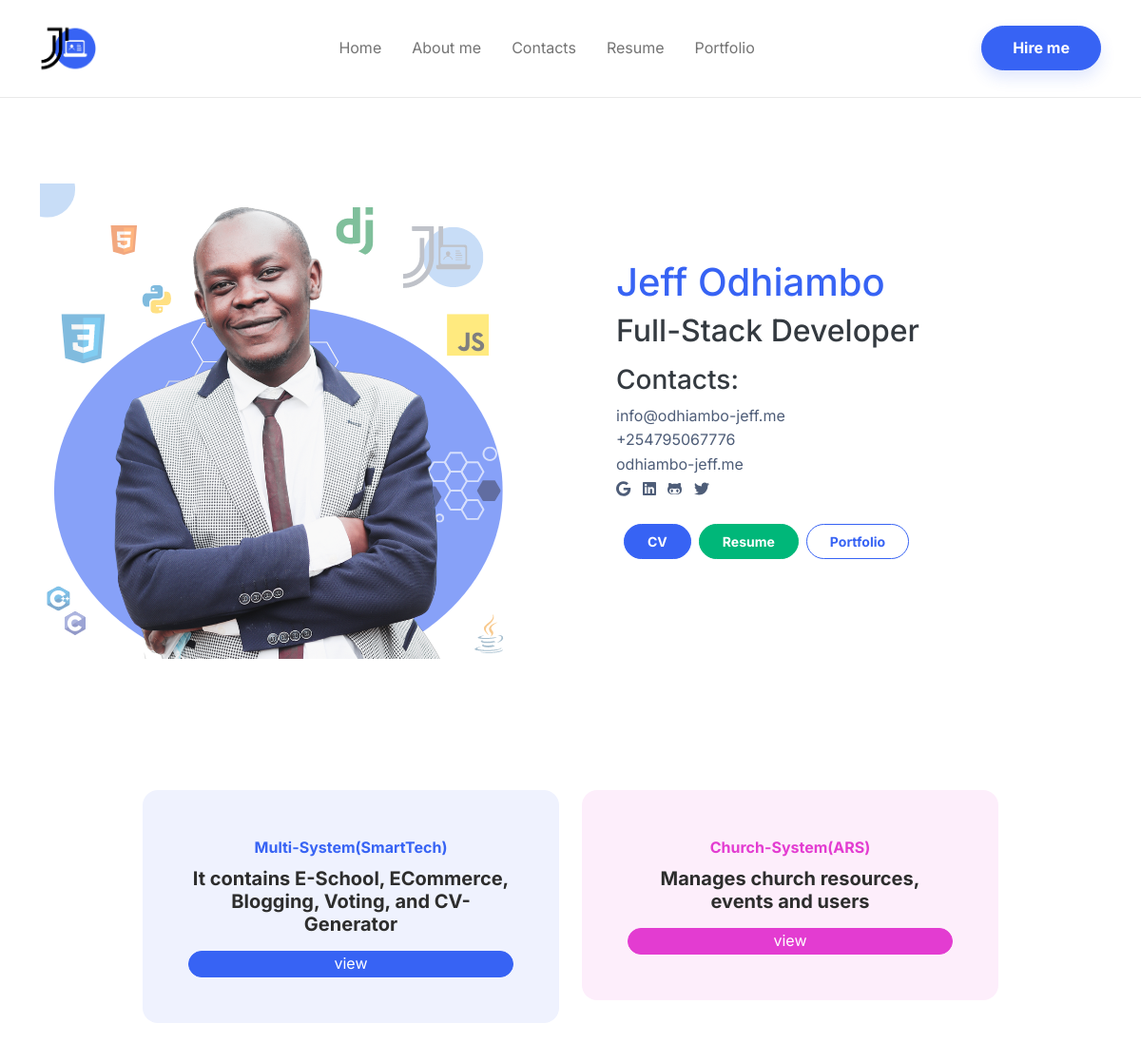
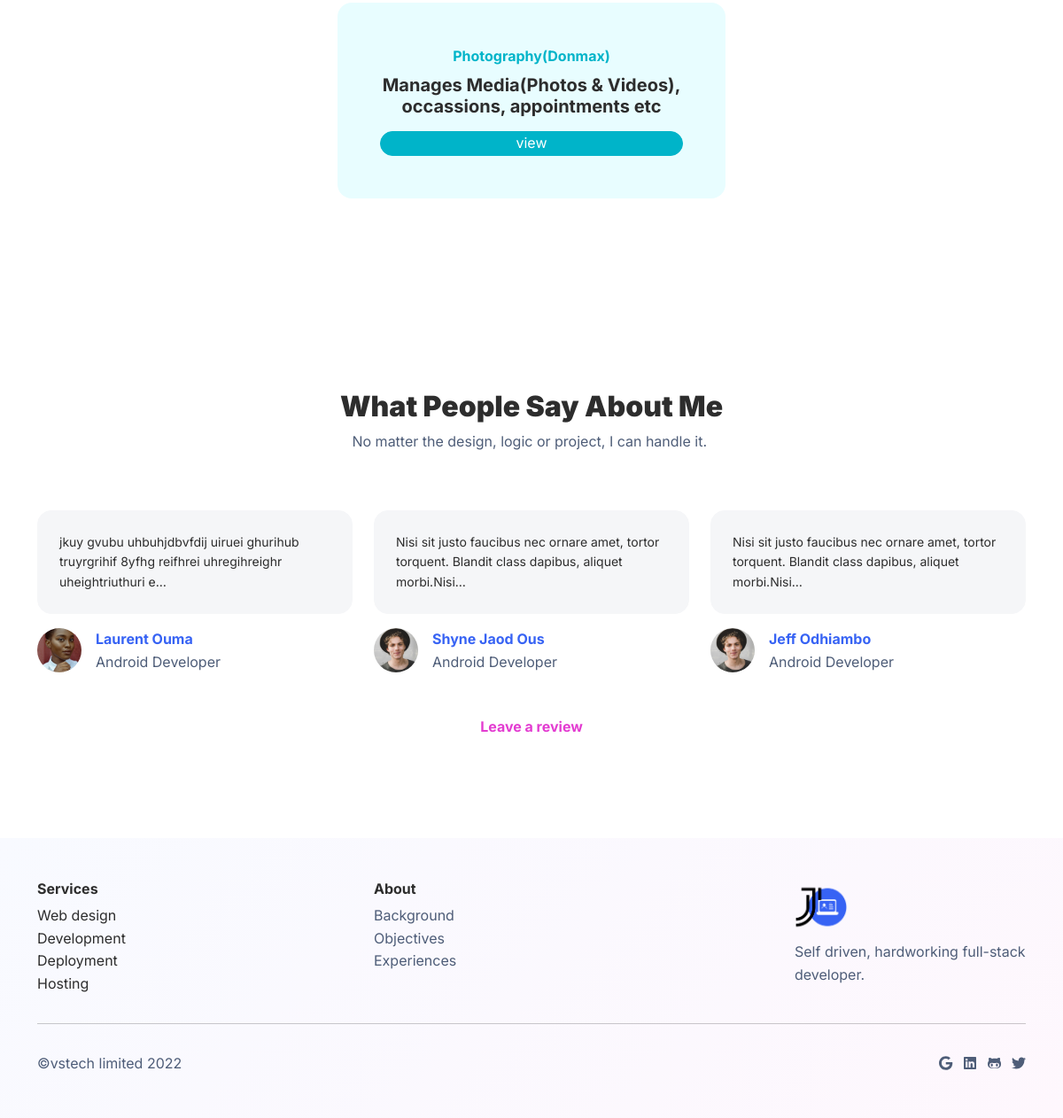
The page / on the database its author committed (2 pictures, top to bottom).
### base/models.py (models this page shows, shortened)
class Review(models.Model):
    name = models.CharField(max_length=50)
    image = models.ImageField(upload_to='reviews/', null=True, blank=True)
    position = models.CharField(max_length=50)
    message = models.TextField(max_length=500)
    date = models.DateTimeField(auto_now_add=True)
    class Meta:
        verbose_name_plural = 'Reviews'
        ordering = ['-date']

### base/views.py (the view)
# urls.py: path('', views.index, name='index'),
def index(request):
    reviews = Review.objects.all()
    context = {
        'reviews': reviews,
    }
    return render(request,'index.html', context)

### templates/index.html (shortened to what this page needs)
{% extends 'base.html' %}
{% load static %}
{% block content %}
{% include 'partials/profile.html' %}
<section>
    <div class="container py-5"><div class="mx-auto" style="max-width: 900px;">
        <div class="row row-cols-1 row-cols-md-2 d-flex justify-content-center">
            <div class="col mb-4">
                <div class="card bg-primary-light">
                    <div class="card-body text-center px-4 py-5 px-md-5">
                        <p class="fw-bold text-primary card-text mb-2">Multi-System(SmartTech)</p>
                        <h5 class="fw-bold card-title mb-3">It contains E-School, ECommerce, Blogging, Voting, and CV-Generator</h5>
                        <a href="https://whispering-bayou-71399.herokuapp.com/" class="btn btn-primary btn-sm nav-link text-white">view</a>
                    </div>
                </div>
            </div>
            <div class="col mb-4">
                <div class="card bg-secondary-light">
                    <div class="card-body text-center px-4 py-5 px-md-5">
                        <p class="fw-bold text-secondary card-text mb-2">Church-System(ARS)</p>
                        <h5 class="fw-bold card-title mb-3">Manages church resources, events and users</h5>
                        <a href="http://20.196.152.132/" class="btn btn-secondary btn-sm nav-link text-white">view</a>
                    </div>
                </div>
            </div>
            <div class="col mb-4">
                <div class="card bg-info-light">
                    <div class="card-body text-center px-4 py-5 px-md-5">
                        <p class="fw-bold text-info card-text mb-2">Photography(Donmax)</p>
                        <h5 class="fw-bold card-title mb-3">Manages Media(Photos & Videos), occassions, appointments etc</h5>
                        <a href="http://20.196.152.132:8000/" class="btn btn-info btn-sm nav-link text-white">view</a>
                    </div>
                </div>
            </div>
        </div>
    </div>
</div>
</section>
<section class="py-5 mt-5">
    <div class="container py-5">
        <div class="row mb-5">
            <div class="col-md-8 col-xl-6 text-center mx-auto">
                <h2 class="fw-bold"><strong>What People Say About Me</strong></h2>
                <p class="text-muted w-lg-50">No matter the design, logic or project, I can handle it.&nbsp;</p>
            </div>
        </div>
        {% if reviews %}
        <div class="row row-cols-1 row-cols-sm-2 row-cols-lg-3 d-sm-flex justify-content-sm-center">
            {% for review in reviews %}
            <div class="col mb-4">
                <div class="d-flex flex-column align-items-center align-items-sm-start">
                    <p class="bg-light border rounded border-light small p-4">{{review.message|truncatechars:100}}</p>
                    <div class="d-flex">
                        <img class="rounded-circle flex-shrink-0 me-3 fit-cover" width="50" height="50" src="{% if review.image %}{{review.image.url}}{% else %}{% static 'assets/img/team/avatar2.jpg' %}{% endif %}">
                        <div>
                            <p class="fw-bold text-primary mb-0">{{review.name}}</p>
                            <p class="text-muted mb-0">{{review.position}}</p>
                        </div>
                    </div>
                </div>
            </div>
            {% endfor %}
        </div>
        {% endif %}
        <a href="{% url 'leave_review' %}" class="nav-link mt-4 text-secondary fw-bold"><p class="text-center">Leave a review</p></a>
    </div>
</section>
{% endblock %}

### rows shown on the page
Review: message "jkuy gvubu uhbuhjdbvfdij uiruei ghurihub truyrgrihif 8yfhg reifhrei uhregihreighr uheightriuthuri e…", image (picture), name "Laurent Ouma", position "Android Developer"
Review: message "Nisi sit justo faucibus nec ornare amet, tortor torquent. Blandit class dapibus, aliquet morbi.Nisi…", name "Shyne Jaod Ous", position "Android Developer"
Review: message "Nisi sit justo faucibus nec ornare amet, tortor torquent. Blandit class dapibus, aliquet morbi.Nisi…", name "Jeff Odhiambo", position "Android Developer"
